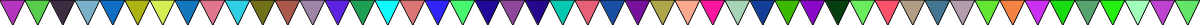
Frame 1 (no input)
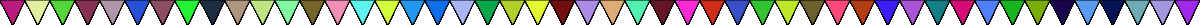
Frame 60 (no input)
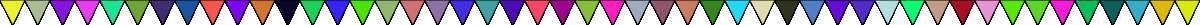
Frame 120 (the mouse pressed at the canvas centre since frame 60)

The p5.js sketch that drew these frames (run headless with seeded random() and noise() and a simulated clock; from frame 60 on, the mouse is pressed at the canvas centre):

// p5.js sketch
// ── sketch.js
// Setup Canvas

// I'm gonna use windowWidth, because
// it spans the whole screen, and I love that.

function setup() {

  createCanvas( windowWidth, 25 );
  background( 0, 0, 0, 0 );

}

// Draw function

function draw() {

  // Set up needed variable(s).
  var x = 0 // Leftmost triangle point's x value
  var m = 13 // set up the middle of the triangle
  var y = 0 // Leftmost point y value
  var b = x+m // Bottom point x value, midpoint of base

  // Repeat Triangle across top of screen.
  while (x<=width){
    fill(random(0,255), random(0,255), random(0,255));
    triangle( x, y, x+25, y, x+b, y+25);
    x = x+25
  }
}
